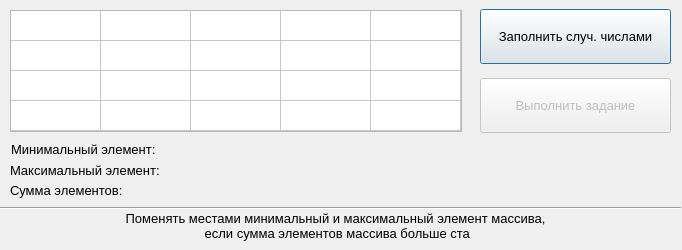
<?xml version="1.0" encoding="UTF-8"?>
<ui version="4.0">
 <class>Dialog</class>
 <widget class="QDialog" name="Dialog">
  <property name="geometry">
   <rect>
    <x>0</x>
    <y>0</y>
    <width>682</width>
    <height>250</height>
   </rect>
  </property>
  <property name="minimumSize">
   <size>
    <width>682</width>
    <height>237</height>
   </size>
  </property>
  <property name="maximumSize">
   <size>
    <width>682</width>
    <height>250</height>
   </size>
  </property>
  <property name="windowTitle">
   <string>Dialog</string>
  </property>
  <widget class="QTableWidget" name="tableWidget">
   <property name="enabled">
    <bool>true</bool>
   </property>
   <property name="geometry">
    <rect>
     <x>10</x>
     <y>10</y>
     <width>452</width>
     <height>122</height>
    </rect>
   </property>
   <property name="minimumSize">
    <size>
     <width>441</width>
     <height>0</height>
    </size>
   </property>
   <property name="maximumSize">
    <size>
     <width>455</width>
     <height>220</height>
    </size>
   </property>
   <property name="font">
    <font>
     <pointsize>10</pointsize>
    </font>
   </property>
   <property name="editTriggers">
    <set>QAbstractItemView::NoEditTriggers</set>
   </property>
   <property name="rowCount">
    <number>4</number>
   </property>
   <attribute name="horizontalHeaderVisible">
    <bool>false</bool>
   </attribute>
   <attribute name="horizontalHeaderCascadingSectionResizes">
    <bool>false</bool>
   </attribute>
   <attribute name="horizontalHeaderDefaultSectionSize">
    <number>90</number>
   </attribute>
   <attribute name="horizontalHeaderMinimumSectionSize">
    <number>55</number>
   </attribute>
   <attribute name="verticalHeaderVisible">
    <bool>false</bool>
   </attribute>
   <attribute name="verticalHeaderHighlightSections">
    <bool>false</bool>
   </attribute>
   <row>
    <property name="text">
     <string/>
    </property>
   </row>
   <row>
    <property name="text">
     <string/>
    </property>
   </row>
   <row>
    <property name="text">
     <string/>
    </property>
   </row>
   <row>
    <property name="text">
     <string/>
    </property>
   </row>
   <column>
    <property name="text">
     <string>C1</string>
    </property>
   </column>
   <column>
    <property name="text">
     <string>C2</string>
    </property>
   </column>
   <column>
    <property name="text">
     <string>C3</string>
    </property>
   </column>
   <column>
    <property name="text">
     <string>C4</string>
    </property>
   </column>
   <column>
    <property name="text">
     <string>C5</string>
    </property>
   </column>
  </widget>
  <widget class="QPushButton" name="btn_random_number">
   <property name="geometry">
    <rect>
     <x>480</x>
     <y>9</y>
     <width>191</width>
     <height>55</height>
    </rect>
   </property>
   <property name="font">
    <font>
     <family>Segoe UI</family>
     <pointsize>10</pointsize>
    </font>
   </property>
   <property name="text">
    <string>Заполнить случ. числами</string>
   </property>
  </widget>
  <widget class="QPushButton" name="btn_solve">
   <property name="enabled">
    <bool>false</bool>
   </property>
   <property name="geometry">
    <rect>
     <x>480</x>
     <y>78</y>
     <width>191</width>
     <height>55</height>
    </rect>
   </property>
   <property name="font">
    <font>
     <family>Segoe UI</family>
     <pointsize>10</pointsize>
    </font>
   </property>
   <property name="text">
    <string>Выполнить задание</string>
   </property>
  </widget>
  <widget class="QLabel" name="label_min_el">
   <property name="geometry">
    <rect>
     <x>11</x>
     <y>141</y>
     <width>331</width>
     <height>16</height>
    </rect>
   </property>
   <property name="font">
    <font>
     <family>Segoe UI</family>
     <pointsize>10</pointsize>
    </font>
   </property>
   <property name="text">
    <string>Минимальный элемент:</string>
   </property>
  </widget>
  <widget class="QLabel" name="label_sum">
   <property name="geometry">
    <rect>
     <x>10</x>
     <y>180</y>
     <width>331</width>
     <height>20</height>
    </rect>
   </property>
   <property name="font">
    <font>
     <family>Segoe UI</family>
     <pointsize>10</pointsize>
    </font>
   </property>
   <property name="text">
    <string>Сумма элементов:</string>
   </property>
  </widget>
  <widget class="QLabel" name="label_task_1">
   <property name="geometry">
    <rect>
     <x>10</x>
     <y>210</y>
     <width>651</width>
     <height>31</height>
    </rect>
   </property>
   <property name="font">
    <font>
     <family>Segoe UI</family>
     <pointsize>10</pointsize>
    </font>
   </property>
   <property name="text">
    <string>Поменять местами минимальный и максимальный элемент массива,
 если сумма элементов массива больше ста</string>
   </property>
   <property name="alignment">
    <set>Qt::AlignCenter</set>
   </property>
  </widget>
  <widget class="QLabel" name="label_error">
   <property name="geometry">
    <rect>
     <x>350</x>
     <y>144</y>
     <width>321</width>
     <height>51</height>
    </rect>
   </property>
   <property name="font">
    <font>
     <family>Segoe UI</family>
     <pointsize>13</pointsize>
     <weight>50</weight>
     <bold>false</bold>
    </font>
   </property>
   <property name="styleSheet">
    <string notr="true">color: rgb(170, 0, 0);</string>
   </property>
   <property name="text">
    <string/>
   </property>
  </widget>
  <widget class="Line" name="line">
   <property name="geometry">
    <rect>
     <x>0</x>
     <y>200</y>
     <width>681</width>
     <height>16</height>
    </rect>
   </property>
   <property name="orientation">
    <enum>Qt::Horizontal</enum>
   </property>
  </widget>
  <widget class="QLabel" name="label_max_el">
   <property name="geometry">
    <rect>
     <x>10</x>
     <y>162</y>
     <width>331</width>
     <height>16</height>
    </rect>
   </property>
   <property name="font">
    <font>
     <family>Segoe UI</family>
     <pointsize>10</pointsize>
    </font>
   </property>
   <property name="text">
    <string>Максимальный элемент:</string>
   </property>
  </widget>
 </widget>
 <resources/>
 <connections/>
</ui>
